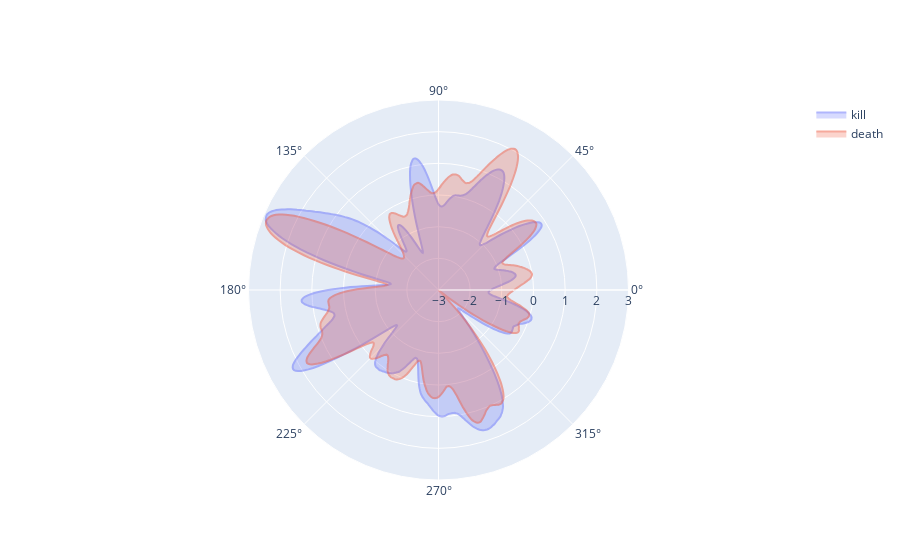

Source (notebook cell):
### Markdown cell above
##### For words

### Code cell
def circular_convolution(signal, kernel):
    len_kernel = len(kernel)
    half_kernel = len_kernel // 2
    extended_signal = np.concatenate([signal[-half_kernel:], signal, signal[:half_kernel]]) # Étendre le signal aux deux extrémités pour gérer le cas circulaire
    result = np.convolve(extended_signal, kernel, mode='valid') # Appliquer la convolution standard
    return result

def compute_word_representation(word, vocab_emb_matrix, path, coefs, filter):
    """Compute the word representation after applying coefficient and convolution filter."""
    id = tokenizer.convert_tokens_to_ids([word])[0]
    print(str(tokenizer.decode([id])), end=' ')
    word_repr = np.array([vocab_emb_matrix[id, dim] * coefs[i] for i, dim in enumerate(path)])
    word_repr = circular_convolution(word_repr, filter)
    return word_repr

# Create the filter
N = 32
filter = [scipy.stats.norm.pdf(3*x/(N+1), 0, 1) for x in range(-N, N+1)]
# fig = px.line(filter)
# fig.show()

# List of words
words = ["kill", "death"]

# Compute representations for each word
word_representations = [compute_word_representation(word, vocab_emb_matrix, path, coefs, filter) for word in words]

# Plot the words
fig = go.Figure()

for word_repr, word in zip(word_representations, words):
    fig.add_trace(go.Scatterpolar(r=word_repr, name=word, fill='toself', opacity=0.50))

fig.update_layout(polar=dict(radialaxis=dict(range=[-3, 3])))
fig.show()

### Figure 1 — Plotly figure (JSON) as saved in the notebook; plotly's stock layout.template omitted (floating-point values rounded to 4 significant figures; data arrays with more than 128 entries replaced by an {"elided": "..."} marker saying what was removed)
{"data": [{"fill": "toself", "name": "kill", "opacity": 0.5, "r": {"elided": "768 float values"}, "type": "scatterpolar"}, {"fill": "toself", "name": "death", "opacity": 0.5, "r": {"elided": "768 float values"}, "type": "scatterpolar"}], "layout": {"polar": {"radialaxis": {"range": [-3, 3]}}}}
